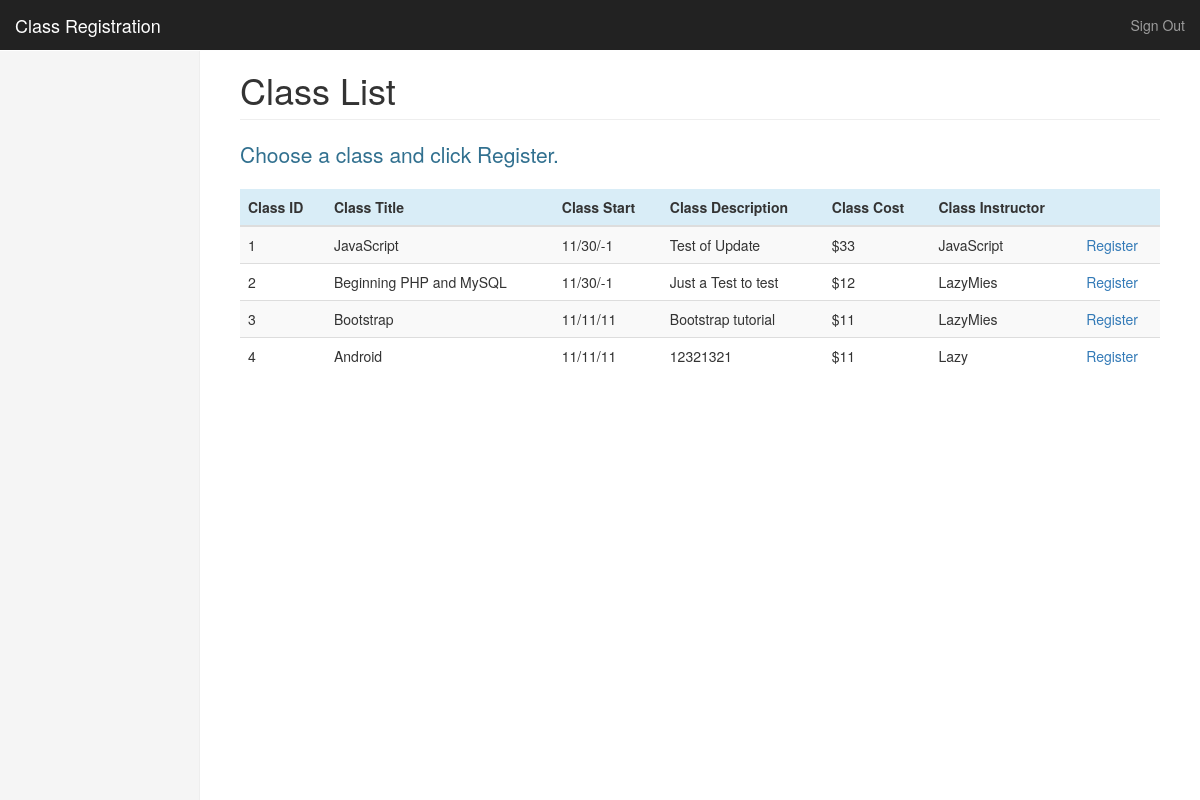
Screenshot of /student/classes.php (signed in) with the database file from the repository.
### tables this page shows
CREATE TABLE IF NOT EXISTS `class` (
  `class_id` smallint(6) NOT NULL,
  `class_title` varchar(60) NOT NULL,
  `class_start` date NOT NULL,
  `class_descr` varchar(255) NOT NULL,
  `class_cost` decimal(6,2) NOT NULL,
  `class_instr` varchar(20) NOT NULL
);

### student/classes.php (the view, shortened to what this page needs)
<?php
	$connection = connection();
	$query = "SELECT * FROM class ORDER BY class_id";
	$result = mysqli_query($connection, $query);
	include("../template/header_sidebar.php");
?>
    <div class="container-fluid">
      <div class="row">
        <div class="col-sm-3 col-md-2 sidebar">
        </div>
        <div class="col-sm-9 col-sm-offset-3 col-md-10 col-md-offset-2 main">
          <h1 class="page-header">Class List</h1>
          <p class="lead text-info">Choose a class and click Register.</p>
          <table class="table table-striped table-hover ">
			  <thead>
			    <tr class="info">
			      <th>Class ID</th>
			      <th>Class Title</th>
			      <th>Class Start</th>
			      <th>Class Description</th>
			      <th>Class Cost</th>
			      <th>Class Instructor</th>
			      <th>&nbsp;</th>
			    </tr>
			  </thead>
			  <tbody>
			    <?php
			    	while($classrow = mysqli_fetch_assoc($result)){
			    ?>
			    <tr>
			    	<td><?= $classrow["class_id"]; ?></td>
			    	<td><?= $classrow["class_title"]; ?></td>
			    	<td><?= date('m/d/y', strtotime($classrow["class_start"])); ?></td>
			    	<td><?= $classrow["class_descr"]; ?> &nbsp; </td>
			    	<td>$<?= number_format($classrow["class_cost"], 0, '.', ','); ?></td>
			    	<td><?= $classrow["class_instr"]; ?></td>
			    	<td><a href="./register/classregister.php?recordID=<?= $classrow['class_id'];?>">Register</a></td>
			    </tr>
			    <?php
			    	}
			    ?>
			  </tbody>
			</table>
        </div>
      </div>
    </div>
<?php
  include("../template/footer_sidebar.php");
?>

### rows the page displays
class: class_id "1", class_title "JavaScript", class_start "11/30/-1", class_descr "Test of Update", class_cost "33", class_instr "JavaScript"
class: class_id "2", class_title "Beginning PHP and MySQL", class_start "11/30/-1", class_descr "Just a Test to test", class_cost "12", class_instr "LazyMies"
class: class_id "3", class_title "Bootstrap", class_start "11/11/11", class_descr "Bootstrap tutorial", class_cost "11", class_instr "LazyMies"
class: class_id "4", class_title "Android", class_start "11/11/11", class_descr "12321321", class_cost "11", class_instr "Lazy"
